Frame 1 (no input): blank canvas, image omitted
Frame 60 (no input): blank canvas, image omitted
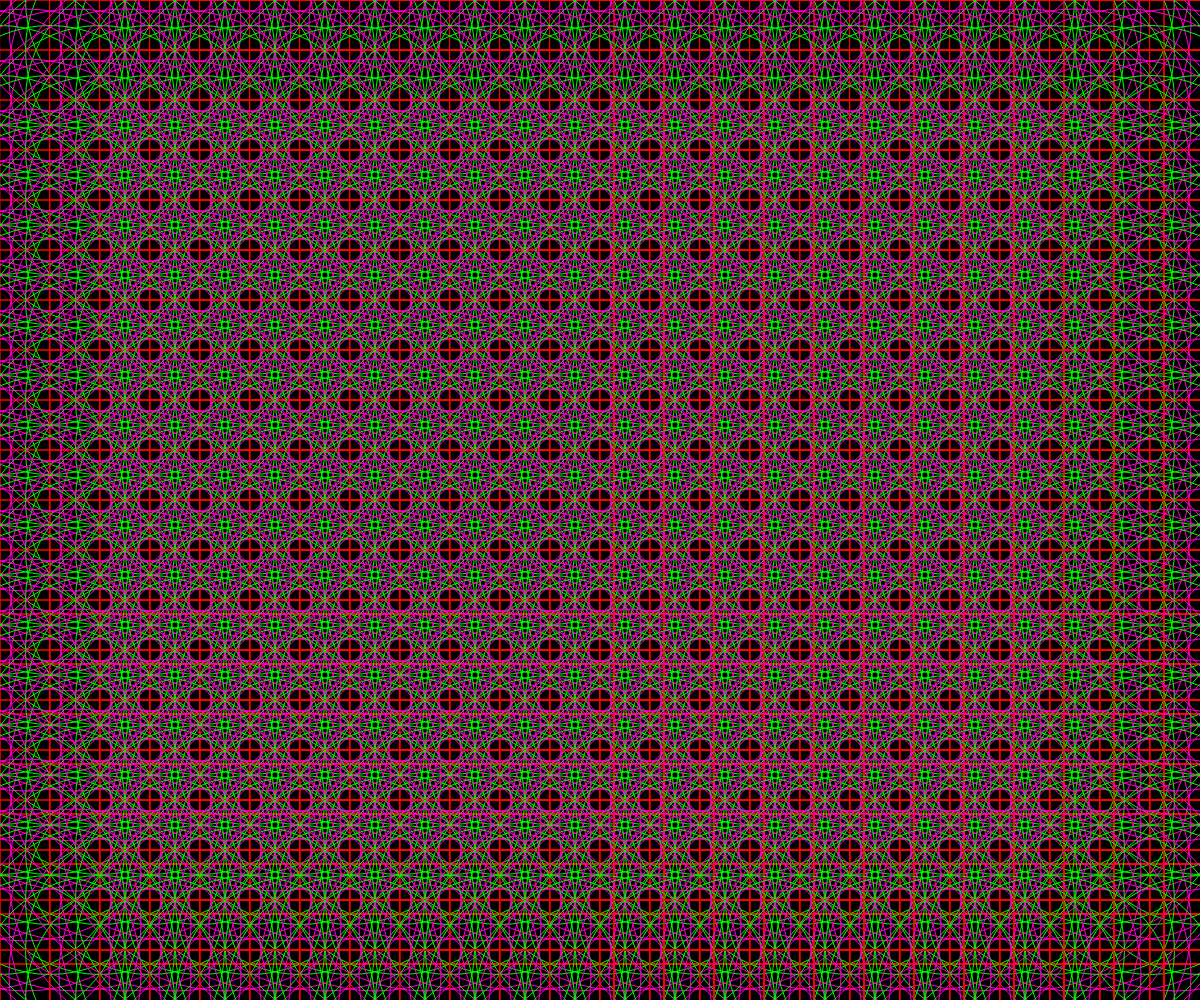
Frame 120 (the mouse pressed at the canvas centre since frame 60)

The p5.js sketch whose frames 1 and 60 were blank and that drew this single picture after the mouse press (run headless with seeded random() and noise() and a simulated clock; from frame 60 on, the mouse is pressed at the canvas centre):

// p5.js sketch
// ── sketch.js
function setup() {
	createCanvas(windowWidth,windowHeight);
	background(0,0,0);
}

function draw() {
	background(0)
	fill(0,0,0,0);
	var mx = mouseX%256+mouseY%256 //增加滑鼠XY軸移動圖案放大縮小的效果
    for(var j=-1;j<int(height/(50));j++)//用J變數代替剛剛上面寫的第二排程式碼
  {
        for(var i=-1;i<int(width/(50));i++)
      {
		stroke(255,0,206)
		ellipse(25+i*50,25+j*50,mx);
		stroke(255,0,0)
		rect(0+50*i,0+j*50, mx*2);
		stroke(0,255,0)
		ellipse(i*50+50,50+j*50,mx*0.75)

	}
	
}
}
